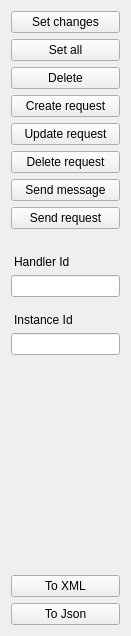
<?xml version="1.0" encoding="UTF-8"?>
<ui version="4.0">
 <class>OperationsWidget</class>
 <widget class="QWidget" name="OperationsWidget">
  <property name="geometry">
   <rect>
    <x>0</x>
    <y>0</y>
    <width>131</width>
    <height>636</height>
   </rect>
  </property>
  <property name="windowTitle">
   <string>Form</string>
  </property>
  <layout class="QVBoxLayout" name="verticalLayout">
   <item>
    <widget class="QPushButton" name="setChangesBtn">
     <property name="text">
      <string>Set changes</string>
     </property>
    </widget>
   </item>
   <item>
    <widget class="QPushButton" name="setAllBtn">
     <property name="text">
      <string>Set all</string>
     </property>
    </widget>
   </item>
   <item>
    <widget class="QPushButton" name="deleteBtn">
     <property name="text">
      <string>Delete</string>
     </property>
    </widget>
   </item>
   <item>
    <widget class="QPushButton" name="createReqBtn">
     <property name="text">
      <string>Create request</string>
     </property>
    </widget>
   </item>
   <item>
    <widget class="QPushButton" name="updateReqBtn">
     <property name="text">
      <string>Update request</string>
     </property>
    </widget>
   </item>
   <item>
    <widget class="QPushButton" name="deleteReqBtn">
     <property name="text">
      <string>Delete request</string>
     </property>
    </widget>
   </item>
   <item>
    <widget class="QPushButton" name="sendMsgBtn">
     <property name="text">
      <string>Send message</string>
     </property>
    </widget>
   </item>
   <item>
    <widget class="QPushButton" name="sendReqBtn">
     <property name="text">
      <string>Send request</string>
     </property>
    </widget>
   </item>
   <item>
    <widget class="QLabel" name="idLabel">
     <property name="styleSheet">
      <string notr="true">margin-top: 20px;</string>
     </property>
     <property name="text">
      <string>Handler Id</string>
     </property>
     <property name="margin">
      <number>0</number>
     </property>
    </widget>
   </item>
   <item>
    <widget class="QLineEdit" name="idEdit"/>
   </item>
   <item>
    <widget class="QLabel" name="instanceLabel">
     <property name="styleSheet">
      <string notr="true">margin-top: 10px;</string>
     </property>
     <property name="text">
      <string>Instance Id</string>
     </property>
    </widget>
   </item>
   <item>
    <widget class="QLineEdit" name="instanceEdit"/>
   </item>
   <item>
    <spacer name="verticalSpacer">
     <property name="orientation">
      <enum>Qt::Vertical</enum>
     </property>
     <property name="sizeHint" stdset="0">
      <size>
       <width>20</width>
       <height>219</height>
      </size>
     </property>
    </spacer>
   </item>
   <item>
    <widget class="QPushButton" name="toXmlBtn">
     <property name="text">
      <string>To XML</string>
     </property>
    </widget>
   </item>
   <item>
    <widget class="QPushButton" name="toJsonBtn">
     <property name="text">
      <string>To Json</string>
     </property>
    </widget>
   </item>
  </layout>
 </widget>
 <resources/>
 <connections/>
</ui>
